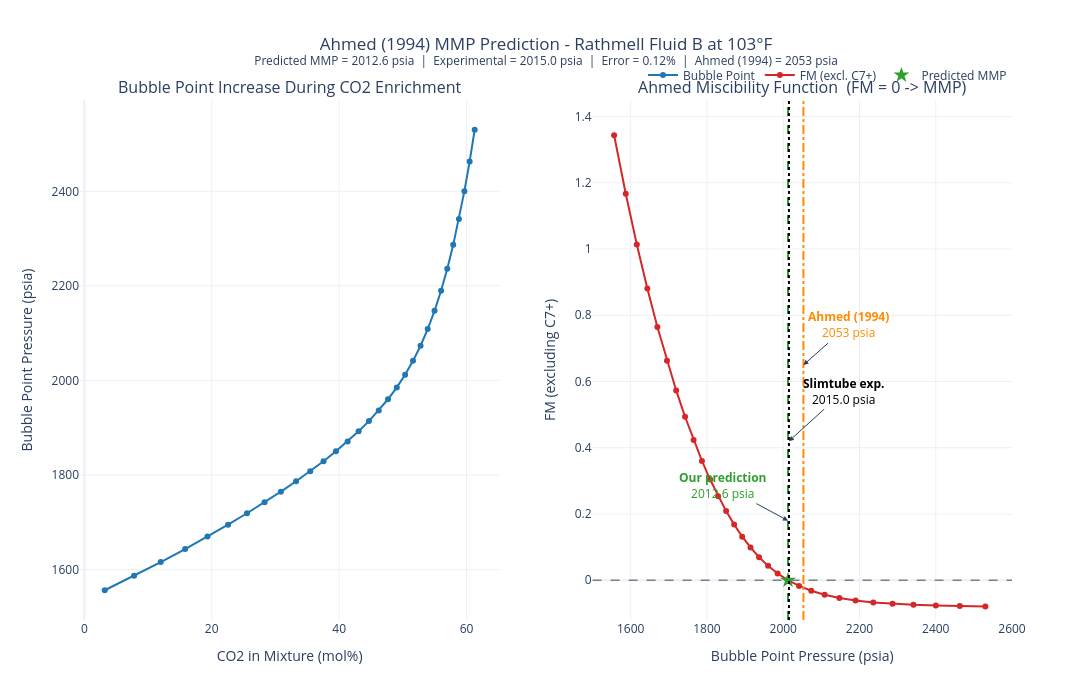

The code cell stored with this chart in its notebook:
### Markdown cell above
## 8. Results

### Code cell
import plotly.graph_objects as go
from plotly.subplots import make_subplots

mmp_pred, co2_pct, pb_psia, fm = results['AHMED']
mmp_exp   = 2015.0
mmp_ahmed = 2053.0
error_pct = abs(mmp_pred - mmp_exp) / mmp_exp * 100

fig = make_subplots(
    rows=1, cols=2,
    subplot_titles=(
        "Bubble Point Increase During CO2 Enrichment",
        "Ahmed Miscibility Function  (FM = 0 -> MMP)"
    ),
    horizontal_spacing=0.10
)

fig.add_trace(go.Scatter(
    x=co2_pct, y=pb_psia, mode="lines+markers", name="Bubble Point",
    line=dict(color="#1f77b4"),
    hovertemplate="CO2 = %{x:.1f} mol%<br>Pb = %{y:.0f} psia<extra></extra>"
), row=1, col=1)

fig.add_trace(go.Scatter(
    x=pb_psia, y=fm, mode="lines+markers", name="FM (excl. C7+)",
    line=dict(color="#d62728"),
    hovertemplate="Pb = %{x:.0f} psia<br>FM = %{y:.4f}<extra></extra>"
), row=1, col=2)

fig.add_hline(y=0, line_dash="dash", line_color="gray", line_width=1.5, row=1, col=2)
fig.add_vline(x=mmp_pred,  line_dash="dash",    line_color="#2ca02c",    line_width=2, row=1, col=2)
fig.add_vline(x=mmp_exp,   line_dash="dot",     line_color="black",      line_width=2, row=1, col=2)
fig.add_vline(x=mmp_ahmed, line_dash="dashdot", line_color="darkorange", line_width=2, row=1, col=2)

fig.add_trace(go.Scatter(
    x=[mmp_pred], y=[0], mode="markers",
    marker=dict(size=12, color="#2ca02c", symbol="star"),
    name="Predicted MMP",
    hovertemplate=f"Predicted MMP = {mmp_pred:.1f} psia<extra></extra>"
), row=1, col=2)

fig.add_annotation(x=mmp_pred, y=0.18,
    text=f"<b>Our prediction</b><br>{mmp_pred:.1f} psia",
    showarrow=True, arrowhead=2, ax=-65, ay=-35,
    font=dict(color="#2ca02c"), xref="x2", yref="y2")

fig.add_annotation(x=mmp_exp, y=0.42,
    text=f"<b>Slimtube exp.</b><br>{mmp_exp:.1f} psia",
    showarrow=True, arrowhead=2, ax=55, ay=-50,
    font=dict(color="black"), xref="x2", yref="y2")

fig.add_annotation(x=mmp_ahmed, y=0.65,
    text=f"<b>Ahmed (1994)</b><br>{mmp_ahmed:.0f} psia",
    showarrow=True, arrowhead=2, ax=45, ay=-40,
    font=dict(color="darkorange"), xref="x2", yref="y2")

fig.update_xaxes(title_text="CO2 in Mixture (mol%)", row=1, col=1)
fig.update_yaxes(title_text="Bubble Point Pressure (psia)", row=1, col=1)
fig.update_xaxes(title_text="Bubble Point Pressure (psia)", range=[1500, 2600], row=1, col=2)
fig.update_yaxes(title_text="FM (excluding C7+)", range=[-0.12, 1.45], row=1, col=2)

fig.update_layout(
    template="plotly_white",
    width=1500, height=700,
    legend=dict(orientation="h", yanchor="bottom", y=1.02, xanchor="right", x=1),
    title=dict(
        text=(
            "Ahmed (1994) MMP Prediction - Rathmell Fluid B at 103°F"
            "<br>"
            f"<sup>Predicted MMP = {mmp_pred:.1f} psia  |  "
            f"Experimental = {mmp_exp:.1f} psia  |  "
            f"Error = {error_pct:.2f}%  |  "
            f"Ahmed (1994) = {mmp_ahmed:.0f} psia</sup>"
        ),
        x=0.5
    )
)

fig.show()

### Figure 1 — Plotly figure (JSON) as saved in the notebook; plotly's stock layout.template omitted (floating-point values rounded to 4 significant figures)
{"data": [{"hovertemplate": "CO2 = %{x:.1f} mol%<br>Pb = %{y:.0f} psia<extra></extra>", "line": {"color": "#1f77b4"}, "mode": "lines+markers", "name": "Bubble Point", "type": "scatter", "x": [3.2, 7.81, 12, 15.83, 19.33, 22.56, 25.54, 28.3, 30.86, 33.24, 35.47, 37.55, 39.5, 41.33, 43.06, 44.69, 46.22, 47.68, 49.05, 50.36, 51.6, 52.78, 53.9, 54.98, 56.0, 56.98, 57.91, 58.81, 59.67, 60.49, 61.28], "xaxis": "x", "y": [1556.0, 1587.0, 1616.0, 1644.0, 1670.0, 1695.0, 1719.0, 1742.0, 1765.0, 1787.0, 1808.0, 1829.0, 1850.0, 1871.0, 1892.0, 1914.0, 1937.0, 1960.0, 1985.0, 2012.0, 2041.0, 2073.0, 2109.0, 2147.0, 2190.0, 2236.0, 2287.0, 2341.0, 2400.0, 2463.0, 2530.0], "yaxis": "y"}, {"hovertemplate": "Pb = %{x:.0f} psia<br>FM = %{y:.4f}<extra></extra>", "line": {"color": "#d62728"}, "mode": "lines+markers", "name": "FM (excl. C7+)", "type": "scatter", "x": [1556.0, 1587.0, 1616.0, 1644.0, 1670.0, 1695.0, 1719.0, 1742.0, 1765.0, 1787.0, 1808.0, 1829.0, 1850.0, 1871.0, 1892.0, 1914.0, 1937.0, 1960.0, 1985.0, 2012.0, 2041.0, 2073.0, 2109.0, 2147.0, 2190.0, 2236.0, 2287.0, 2341.0, 2400.0, 2463.0, 2530.0], "xaxis": "x2", "y": [1.343, 1.167, 1.014, 0.881, 0.7649, 0.663, 0.5731, 0.4937, 0.4231, 0.3603, 0.3041, 0.2538, 0.2087, 0.1682, 0.1317, 0.09899, 0.06965, 0.04351, 0.02039, 0.0001957, -0.01716, -0.03178, -0.04382, -0.05348, -0.06106, -0.06685, -0.07118, -0.07433, -0.07654, -0.07801, -0.0789], "yaxis": "y2"}, {"hovertemplate": "Predicted MMP = 2012.6 psia<extra></extra>", "marker": {"color": "#2ca02c", "size": 12, "symbol": "star"}, "mode": "markers", "name": "Predicted MMP", "type": "scatter", "x": [2013.0], "xaxis": "x2", "y": [0], "yaxis": "y2"}], "layout": {"annotations": [{"font": {"size": 16}, "showarrow": false, "text": "Bubble Point Increase During CO2 Enrichment", "x": 0.225, "xanchor": "center", "xref": "paper", "y": 1, "yanchor": "bottom", "yref": "paper"}, {"font": {"size": 16}, "showarrow": false, "text": "Ahmed Miscibility Function  (FM = 0 -> MMP)", "x": 0.775, "xanchor": "center", "xref": "paper", "y": 1, "yanchor": "bottom", "yref": "paper"}, {"arrowhead": 2, "ax": -65, "ay": -35, "font": {"color": "#2ca02c"}, "showarrow": true, "text": "<b>Our prediction</b><br>2012.6 psia", "x": 2013.0, "xref": "x2", "y": 0.18, "yref": "y2"}, {"arrowhead": 2, "ax": 55, "ay": -50, "font": {"color": "black"}, "showarrow": true, "text": "<b>Slimtube exp.</b><br>2015.0 psia", "x": 2015, "xref": "x2", "y": 0.42, "yref": "y2"}, {"arrowhead": 2, "ax": 45, "ay": -40, "font": {"color": "darkorange"}, "showarrow": true, "text": "<b>Ahmed (1994)</b><br>2053 psia", "x": 2053, "xref": "x2", "y": 0.65, "yref": "y2"}], "height": 700, "legend": {"orientation": "h", "x": 1, "xanchor": "right", "y": 1.02, "yanchor": "bottom"}, "shapes": [{"line": {"color": "gray", "dash": "dash", "width": 1.5}, "type": "line", "x0": 0, "x1": 1, "xref": "x2 domain", "y0": 0, "y1": 0, "yref": "y2"}, {"line": {"color": "#2ca02c", "dash": "dash", "width": 2}, "type": "line", "x0": 2013.0, "x1": 2013.0, "xref": "x2", "y0": 0, "y1": 1, "yref": "y2 domain"}, {"line": {"color": "black", "dash": "dot", "width": 2}, "type": "line", "x0": 2015, "x1": 2015, "xref": "x2", "y0": 0, "y1": 1, "yref": "y2 domain"}, {"line": {"color": "darkorange", "dash": "dashdot", "width": 2}, "type": "line", "x0": 2053, "x1": 2053, "xref": "x2", "y0": 0, "y1": 1, "yref": "y2 domain"}], "title": {"text": "Ahmed (1994) MMP Prediction - Rathmell Fluid B at 103°F<br><sup>Predicted MMP = 2012.6 psia  |  Experimental = 2015.0 psia  |  Error = 0.12%  |  Ahmed (1994) = 2053 psia</sup>", "x": 0.5}, "width": 1500, "xaxis": {"anchor": "y", "domain": [0, 0.45], "title": {"text": "CO2 in Mixture (mol%)"}}, "xaxis2": {"anchor": "y2", "domain": [0.55, 1], "range": [1500, 2600], "title": {"text": "Bubble Point Pressure (psia)"}}, "yaxis": {"anchor": "x", "domain": [0, 1], "title": {"text": "Bubble Point Pressure (psia)"}}, "yaxis2": {"anchor": "x2", "domain": [0, 1], "range": [-0.12, 1.45], "title": {"text": "FM (excluding C7+)"}}}}
